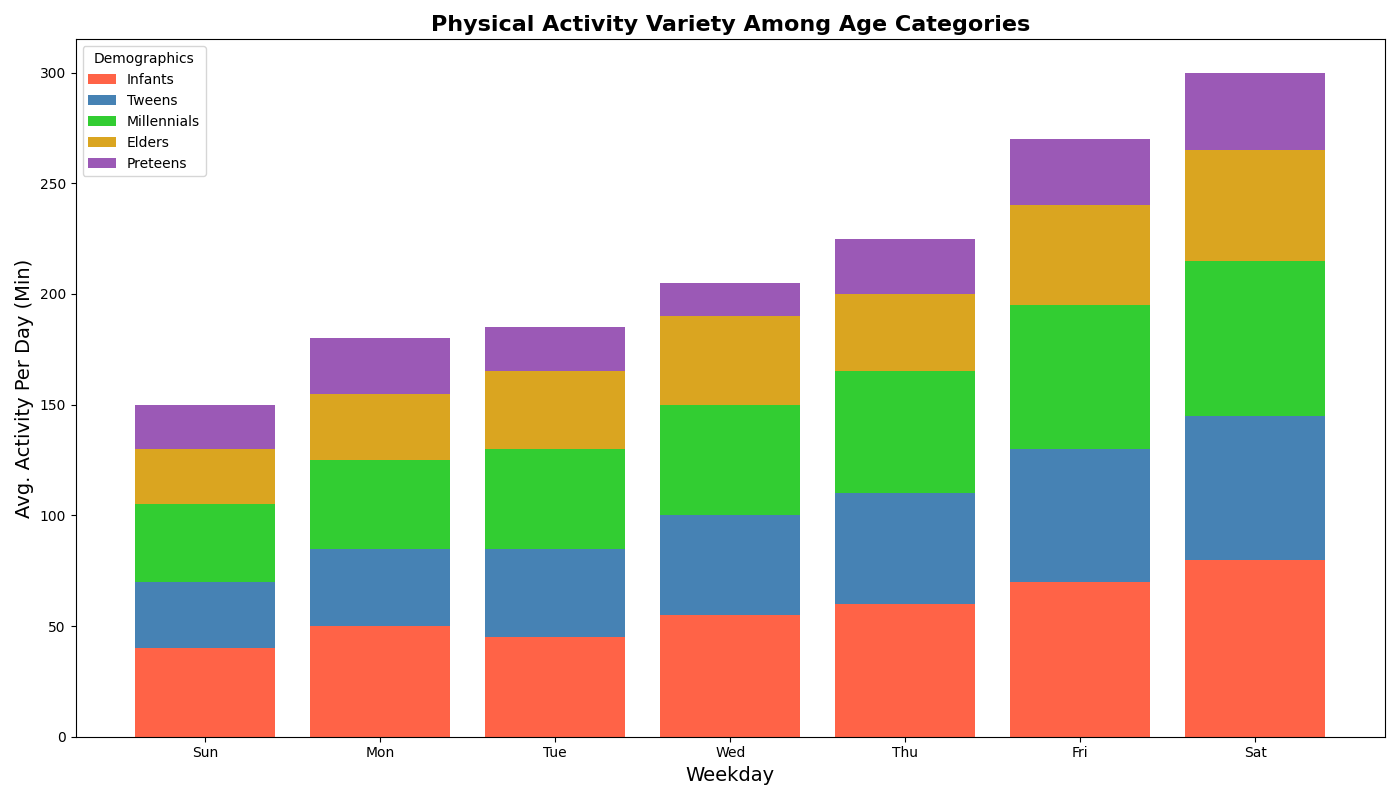

This chart was generated by the following Python code:
import matplotlib.pyplot as plt
import numpy as np

age_groups = ["Infants", "Tweens", "Millennials", "Elders", "Preteens"]  # Randomly altered group labels
days_of_week = ["Sun", "Mon", "Tue", "Wed", "Thu", "Fri", "Sat"]  # Randomly altered day labels
activity_data = np.array([
    [40, 50, 45, 55, 60, 70, 80],  # Infants (originally Children)
    [30, 35, 40, 45, 50, 60, 65],  # Tweens (originally Teenagers)
    [35, 40, 45, 50, 55, 65, 70],  # Millennials (originally Young Adults)
    [25, 30, 35, 40, 35, 45, 50],  # Elders (originally Adults)
    [20, 25, 20, 15, 25, 30, 35]   # Preteens (originally Seniors)
])

x = np.arange(len(days_of_week))

fig, ax = plt.subplots(figsize=(14, 8))

new_colors = ["#FF6347", "#4682B4", "#32CD32", "#DAA520", "#9B59B6"]

bottom_stack = np.zeros(len(days_of_week))

for i, age_group in enumerate(age_groups):
    ax.bar(x, activity_data[i], label=age_group, bottom=bottom_stack, color=new_colors[i])
    bottom_stack += activity_data[i]

ax.set_xlabel('Weekday', fontsize=14)  # Randomly altered X-axis label
ax.set_ylabel('Avg. Activity Per Day (Min)', fontsize=14)  # Randomly altered Y-axis label
ax.set_title('Physical Activity Variety Among Age Categories', fontsize=16, fontweight='bold')  # Randomly altered title
ax.set_xticks(x)
ax.set_xticklabels(days_of_week)
ax.legend(title="Demographics")

plt.tight_layout()
plt.savefig("weekly_activity_levels_stacked_bar.png")
plt.show()
